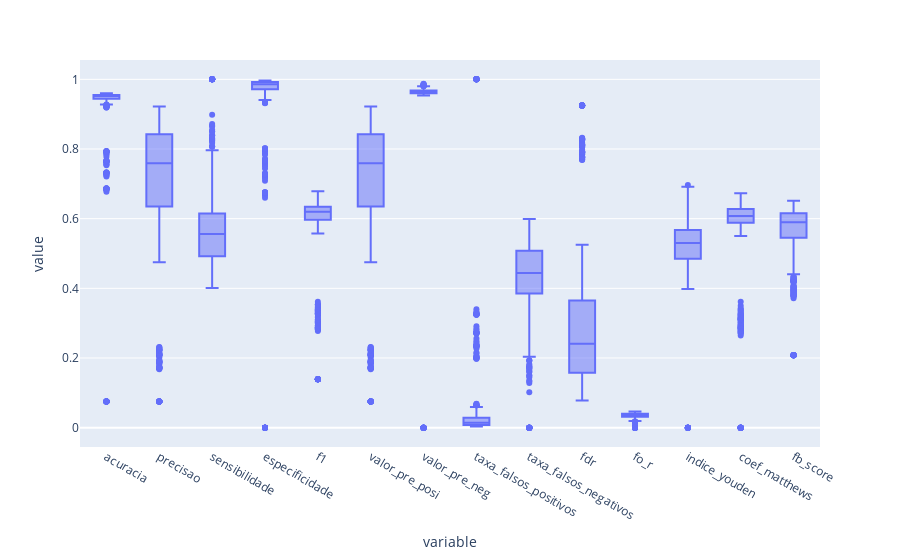

Source (notebook cell):
### Code cell
colunas = grade_thresholds.columns[5:-(len(fd_previsoes.columns)-1)]
fig = px.box(grade_thresholds, y=colunas)
fig.show()

### Figure 1 — Plotly figure (JSON) as saved in the notebook; plotly's stock layout.template omitted (floating-point values rounded to 4 significant figures; data arrays with more than 128 entries replaced by an {"elided": "..."} marker saying what was removed)
{"data": [{"alignmentgroup": "True", "hovertemplate": "variable=%{x}<br>value=%{y}<extra></extra>", "legendgroup": "", "marker": {"color": "#636efa"}, "name": "", "notched": false, "offsetgroup": "", "orientation": "v", "showlegend": false, "type": "box", "x": {"elided": "8750 str values"}, "x0": " ", "xaxis": "x", "y": {"elided": "8750 float values"}, "y0": " ", "yaxis": "y"}], "layout": {"boxmode": "group", "legend": {"tracegroupgap": 0}, "margin": {"t": 60}, "xaxis": {"anchor": "y", "domain": [0, 1], "title": {"text": "variable"}}, "yaxis": {"anchor": "x", "domain": [0, 1], "title": {"text": "value"}}}}
